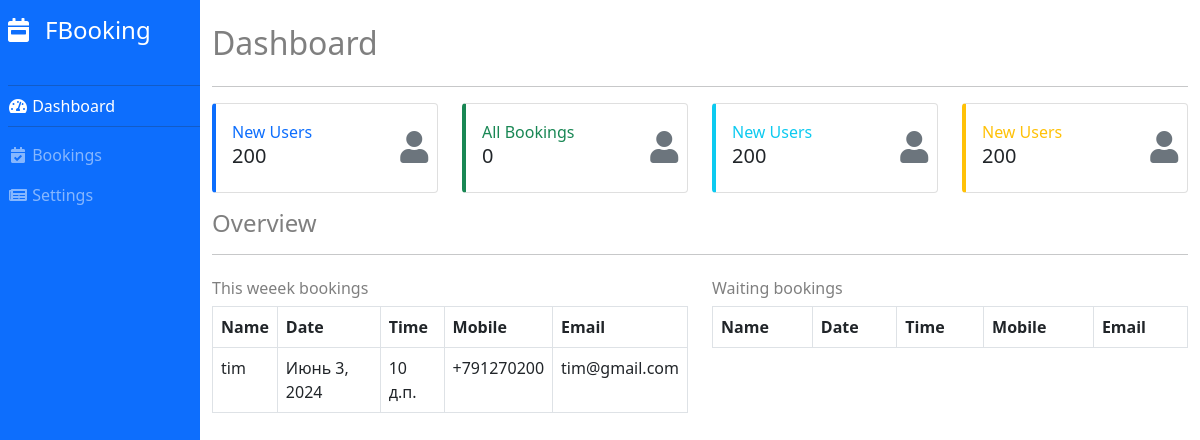
The page /booking2/admin (signed in) on the database its author committed.
### booking/models.py (models this page shows, shortened)
class Booking(models.Model):
    user = models.ForeignKey(settings.AUTH_USER_MODEL,
                             on_delete=models.CASCADE, blank=True, null=True)
    date = models.DateField()
    time = models.TimeField()
    user_name = models.CharField(max_length=250)
    user_email = models.EmailField()
    approved = models.BooleanField(default=False)
    user_mobile = models.CharField(blank=True, null=True, max_length=10)
    created_at = models.DateTimeField(auto_now_add=True)
    updated_at = models.DateTimeField(auto_now=True)

### booking/views/admin_views/home_view.py (the view)
# urls.py: path("admin", BookingHomeView.as_view(), name="admin_dashboard"),
class BookingHomeView(BookingSettingMixin, TemplateView):
    model = Booking
    template_name = "booking/admin/dashboard.html"
    def get_context_data(self, **kwargs):
        context = super().get_context_data(**kwargs)
        context["last_bookings"] = Booking.objects.filter().order_by(
            "date", "time")[:10]
        context["waiting_bookings"] = Booking.objects.filter(
            approved=False).order_by("-date", "time")[:10]
        return context

### booking/utils.py (called while the page is built)
    @method_decorator(login_required)
    def dispatch(self, request, *args, **kwargs):
        if not request.user.is_staff:
            return redirect(settings.LOGIN_URL)
        return super().dispatch(request, *args, **kwargs)

### booking/templates/booking/admin/dashboard.html
{% extends 'booking/base.html' %}
{% block content %}
    <h2 class="text-black-50 my-4">Dashboard</h2>
    <hr>
    {% include 'booking/admin/components/home_top_card.html' %}
    <h4 class="text-black-50">Overview</h4>
    <hr>
    <div class="row">
        <div class="col-lg-6 table-responsive my-2">
            <h6 class="text-black-50">This weeek bookings</h6>
            {% include 'booking/admin/components/booking_tabel.html' with bookings=last_bookings %}
        </div>
        <div class="col-lg-6 table-responsive my-2">
            <h6 class="text-black-50">Waiting bookings</h6>
            {% include 'booking/admin/components/booking_tabel.html' with bookings=waiting_bookings %}
        </div>
    </div>
{% endblock content %}

### booking/templates/booking/admin/components/booking_tabel.html (shortened to what this page needs)
<table class="table table-bordered table-hover">
    <thead>
      <tr>
        <th scope="col">Name</th>
        <th scope="col">Date</th>
        <th scope="col">Time</th>
        <th scope="col">Mobile</th>
        <th scope="col">Email</th>
      </tr>
    </thead>
    <tbody>
      {% for booking in bookings %}
      <tr>
        <td>{{booking.user_name}}</td>
        <td>{{booking.date}}</td>
        <td>{{booking.time}}</td>
        <td>{{booking.user_mobile|default:""}}</td>
        <td>{{booking.user_email}}</td>
      </tr>
      {% endfor %}
    </tbody>
  </table>

### rows shown on the page
Booking: user_name "tim", date "Июнь 3, 2024", time "10 д.п.", user_mobile "+791270200", user_email "tim@gmail.com"

### other values the page prints
{{ bookings|length }} "0"
